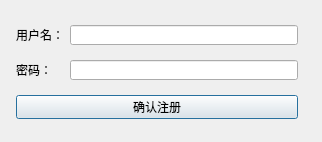
<?xml version="1.0" encoding="UTF-8"?>
<ui version="4.0">
 <class>Dialog</class>
 <widget class="QDialog" name="Dialog">
  <property name="geometry">
   <rect>
    <x>0</x>
    <y>0</y>
    <width>322</width>
    <height>142</height>
   </rect>
  </property>
  <property name="windowTitle">
   <string>Dialog</string>
  </property>
  <widget class="QLabel" name="label_2">
   <property name="geometry">
    <rect>
     <x>16</x>
     <y>60</y>
     <width>48</width>
     <height>20</height>
    </rect>
   </property>
   <property name="text">
    <string>密码：</string>
   </property>
  </widget>
  <widget class="QLabel" name="label">
   <property name="geometry">
    <rect>
     <x>16</x>
     <y>25</y>
     <width>48</width>
     <height>20</height>
    </rect>
   </property>
   <property name="text">
    <string>用户名：</string>
   </property>
  </widget>
  <widget class="QPushButton" name="pushButton_Confirm">
   <property name="geometry">
    <rect>
     <x>16</x>
     <y>95</y>
     <width>282</width>
     <height>24</height>
    </rect>
   </property>
   <property name="text">
    <string>确认注册</string>
   </property>
  </widget>
  <widget class="QLineEdit" name="lineEdit_Username">
   <property name="geometry">
    <rect>
     <x>70</x>
     <y>25</y>
     <width>228</width>
     <height>20</height>
    </rect>
   </property>
  </widget>
  <widget class="QLineEdit" name="lineEdit_Password">
   <property name="geometry">
    <rect>
     <x>70</x>
     <y>60</y>
     <width>228</width>
     <height>20</height>
    </rect>
   </property>
   <property name="echoMode">
    <enum>QLineEdit::EchoMode::Password</enum>
   </property>
  </widget>
 </widget>
 <resources/>
 <connections/>
</ui>
